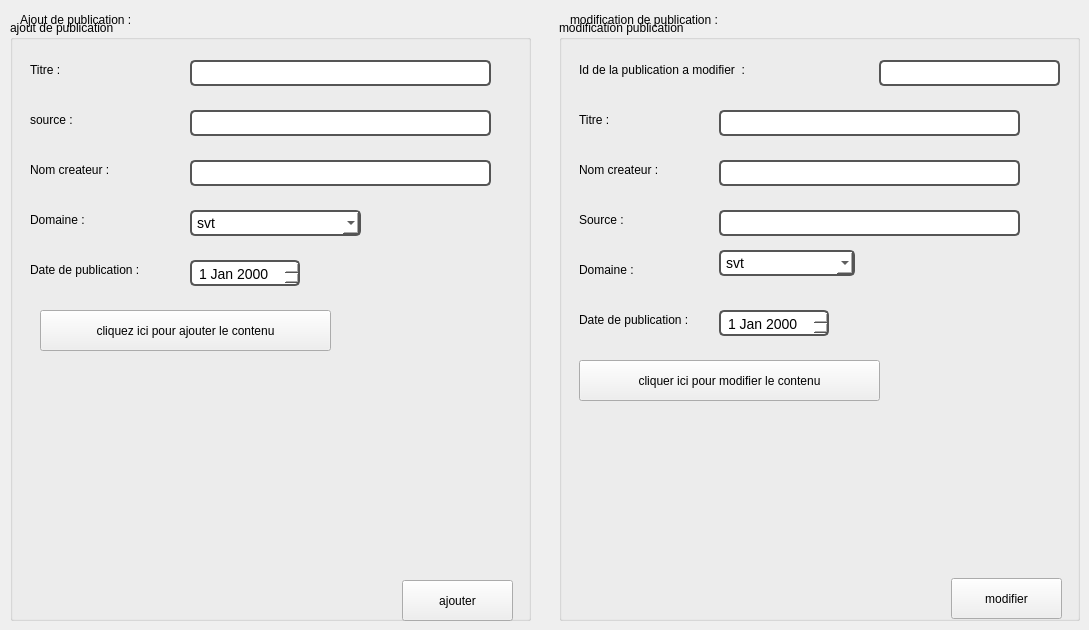
    <widget class="QWidget" name="tab_2">
     <attribute name="title">
      <string>Modification et ajout</string>
     </attribute>
     <widget class="QLabel" name="label_2">
      <property name="geometry">
       <rect>
        <x>20</x>
        <y>100</y>
        <width>63</width>
        <height>20</height>
       </rect>
      </property>
      <property name="text">
       <string/>
      </property>
     </widget>
     <widget class="QGroupBox" name="groupBox_9">
      <property name="geometry">
       <rect>
        <x>10</x>
        <y>20</y>
        <width>521</width>
        <height>601</height>
       </rect>
      </property>
      <property name="title">
       <string>ajout de publication</string>
      </property>
      <widget class="QLineEdit" name="lineEdit_9">
       <property name="geometry">
        <rect>
         <x>180</x>
         <y>40</y>
         <width>301</width>
         <height>26</height>
        </rect>
       </property>
       <property name="styleSheet">
        <string notr="true">QLineEdit {
    color: black;
    background-color: white;
    border: 2px solid #555;
    border-radius: 5px;
    padding: 5px;
    font-size: 14px;
}

</string>
       </property>
      </widget>
      <widget class="QLineEdit" name="lineEdit_10">
       <property name="geometry">
        <rect>
         <x>180</x>
         <y>90</y>
         <width>301</width>
         <height>26</height>
        </rect>
       </property>
       <property name="styleSheet">
        <string notr="true">QLineEdit {
    color: black;
    background-color: white;
    border: 2px solid #555;
    border-radius: 5px;
    padding: 5px;
    font-size: 14px;
}
</string>
       </property>
      </widget>
      <widget class="QLineEdit" name="lineEdit_11">
       <property name="geometry">
        <rect>
         <x>180</x>
         <y>140</y>
         <width>301</width>
         <height>26</height>
        </rect>
       </property>
       <property name="styleSheet">
        <string notr="true">QLineEdit {
    color: black;
    background-color: white;
    border: 2px solid #555;
    border-radius: 5px;
    padding: 5px;
    font-size: 14px;
}
</string>
       </property>
      </widget>
      <widget class="QComboBox" name="comboBox_3">
       <property name="geometry">
        <rect>
         <x>180</x>
         <y>190</y>
         <width>171</width>
         <height>26</height>
        </rect>
       </property>
       <property name="styleSheet">
        <string notr="true">QComboBox {
    color: black;
    background-color: white;
    border: 2px solid #555;
    border-radius: 5px;
    padding: 5px;
    font-size: 14px;
}

QComboBox QAbstractItemView {
    background-color: white;
    color: black;
    selection-background-color: #0078d7;
    selection-color: white;
}
</string>
       </property>
       <item>
        <property name="text">
         <string>svt</string>
        </property>
       </item>
      </widget>
      <widget class="QDateEdit" name="dateEdit_3">
       <property name="geometry">
        <rect>
         <x>180</x>
         <y>240</y>
         <width>110</width>
         <height>26</height>
        </rect>
       </property>
       <property name="styleSheet">
        <string notr="true">QDateEdit {
    color: black;
    background-color: white;
    border: 2px solid #555;
    border-radius: 5px;
    padding: 5px;
    font-size: 14px;
}

QDateEdit::drop-down {
    subcontrol-origin: padding;
    subcontrol-position: top right;
    width: 20px;
    border-left: 1px solid #555;
}

QDateEdit QAbstractItemView {
    background-color: white;
    color: black;
    selection-background-color: #0078d7;
    selection-color: white;
}
</string>
       </property>
      </widget>
      <widget class="QPushButton" name="pushButton_9">
       <property name="geometry">
        <rect>
         <x>30</x>
         <y>290</y>
         <width>291</width>
         <height>41</height>
        </rect>
       </property>
       <property name="text">
        <string>cliquez ici pour ajouter le contenu</string>
       </property>
      </widget>
      <widget class="QPushButton" name="pushButton_10">
       <property name="geometry">
        <rect>
         <x>392</x>
         <y>560</y>
         <width>111</width>
         <height>41</height>
        </rect>
       </property>
       <property name="text">
        <string>ajouter</string>
       </property>
      </widget>
      <widget class="QLabel" name="label_10">
       <property name="geometry">
        <rect>
         <x>20</x>
         <y>40</y>
         <width>63</width>
         <height>20</height>
        </rect>
       </property>
       <property name="text">
        <string>Titre :</string>
       </property>
      </widget>
      <widget class="QLabel" name="label_11">
       <property name="geometry">
        <rect>
         <x>20</x>
         <y>90</y>
         <width>63</width>
         <height>20</height>
        </rect>
       </property>
       <property name="text">
        <string>source :</string>
       </property>
      </widget>
      <widget class="QLabel" name="label_12">
       <property name="geometry">
        <rect>
         <x>20</x>
         <y>190</y>
         <width>71</width>
         <height>20</height>
        </rect>
       </property>
       <property name="text">
        <string>Domaine :</string>
       </property>
      </widget>
      <widget class="QLabel" name="label_13">
       <property name="geometry">
        <rect>
         <x>20</x>
         <y>140</y>
         <width>111</width>
         <height>20</height>
        </rect>
       </property>
       <property name="text">
        <string>Nom createur :</string>
       </property>
      </widget>
      <widget class="QLabel" name="label_14">
       <property name="geometry">
        <rect>
         <x>20</x>
         <y>240</y>
         <width>151</width>
         <height>20</height>
        </rect>
       </property>
       <property name="text">
        <string>Date de publication :</string>
       </property>
      </widget>
     </widget>
     <widget class="QGroupBox" name="groupBox_10">
      <property name="geometry">
       <rect>
        <x>559</x>
        <y>20</y>
        <width>521</width>
        <height>601</height>
       </rect>
      </property>
      <property name="title">
       <string>modification publication</string>
      </property>
      <widget class="QLabel" name="label_15">
       <property name="geometry">
        <rect>
         <x>20</x>
         <y>40</y>
         <width>221</width>
         <height>20</height>
        </rect>
       </property>
       <property name="text">
        <string>Id de la publication a modifier  :</string>
       </property>
      </widget>
      <widget class="QLabel" name="label_16">
       <property name="geometry">
        <rect>
         <x>20</x>
         <y>90</y>
         <width>63</width>
         <height>20</height>
        </rect>
       </property>
       <property name="text">
        <string>Titre :</string>
       </property>
      </widget>
      <widget class="QLabel" name="label_17">
       <property name="geometry">
        <rect>
         <x>20</x>
         <y>140</y>
         <width>101</width>
         <height>20</height>
        </rect>
       </property>
       <property name="text">
        <string>Nom createur :</string>
       </property>
      </widget>
      <widget class="QLabel" name="label_18">
       <property name="geometry">
        <rect>
         <x>20</x>
         <y>190</y>
         <width>63</width>
         <height>20</height>
        </rect>
       </property>
       <property name="text">
        <string>Source :</string>
       </property>
      </widget>
      <widget class="QLabel" name="label_19">
       <property name="geometry">
        <rect>
         <x>20</x>
         <y>240</y>
         <width>81</width>
         <height>20</height>
        </rect>
       </property>
       <property name="text">
        <string>Domaine :</string>
       </property>
      </widget>
      <widget class="QLabel" name="label_20">
       <property name="geometry">
        <rect>
         <x>20</x>
         <y>290</y>
         <width>141</width>
         <height>20</height>
        </rect>
       </property>
       <property name="text">
        <string>Date de publication :</string>
       </property>
      </widget>
      <widget class="QPushButton" name="pushButton_11">
       <property name="geometry">
        <rect>
         <x>20</x>
         <y>340</y>
         <width>301</width>
         <height>41</height>
        </rect>
       </property>
       <property name="text">
        <string>cliquer ici pour modifier le contenu</string>
       </property>
      </widget>
      <widget class="QPushButton" name="pushButton_12">
       <property name="geometry">
        <rect>
         <x>392</x>
         <y>558</y>
         <width>111</width>
         <height>41</height>
        </rect>
       </property>
       <property name="text">
        <string>modifier</string>
       </property>
      </widget>
      <widget class="QLineEdit" name="lineEdit_12">
       <property name="geometry">
        <rect>
         <x>160</x>
         <y>90</y>
         <width>301</width>
         <height>26</height>
        </rect>
       </property>
       <property name="styleSheet">
        <string notr="true">QLineEdit {
    color: black;
    background-color: white;
    border: 2px solid #555;
    border-radius: 5px;
    padding: 5px;
    font-size: 14px;
}
</string>
       </property>
      </widget>
      <widget class="QLineEdit" name="lineEdit_13">
       <property name="geometry">
        <rect>
         <x>320</x>
         <y>40</y>
         <width>181</width>
         <height>26</height>
        </rect>
       </property>
       <property name="styleSheet">
        <string notr="true">QLineEdit {
    color: black;
    background-color: white;
    border: 2px solid #555;
    border-radius: 5px;
    padding: 5px;
    font-size: 14px;
}
</string>
       </property>
      </widget>
      <widget class="QLineEdit" name="lineEdit_14">
       <property name="geometry">
        <rect>
         <x>160</x>
         <y>140</y>
         <width>301</width>
         <height>26</height>
        </rect>
       </property>
       <property name="styleSheet">
        <string notr="true">QLineEdit {
    color: black;
    background-color: white;
    border: 2px solid #555;
    border-radius: 5px;
    padding: 5px;
    font-size: 14px;
}
</string>
       </property>
      </widget>
      <widget class="QLineEdit" name="lineEdit_15">
       <property name="geometry">
        <rect>
         <x>160</x>
         <y>190</y>
         <width>301</width>
         <height>26</height>
        </rect>
       </property>
       <property name="styleSheet">
        <string notr="true">QLineEdit {
    color: black;
    background-color: white;
    border: 2px solid #555;
    border-radius: 5px;
    padding: 5px;
    font-size: 14px;
}
</string>
       </property>
      </widget>
      <widget class="QComboBox" name="comboBox_4">
       <property name="geometry">
        <rect>
         <x>160</x>
         <y>230</y>
         <width>136</width>
         <height>26</height>
        </rect>
       </property>
       <property name="styleSheet">
        <string notr="true">QComboBox {
    color: black;
    background-color: white;
    border: 2px solid #555;
    border-radius: 5px;
    padding: 5px;
    font-size: 14px;
}

QComboBox QAbstractItemView {
    background-color: white;
    color: black;
    selection-background-color: #0078d7;
    selection-color: white;
}
</string>
       </property>
       <item>
        <property name="text">
         <string>svt</string>
        </property>
       </item>
      </widget>
      <widget class="QDateEdit" name="dateEdit_4">
       <property name="geometry">
        <rect>
         <x>160</x>
         <y>290</y>
         <width>110</width>
         <height>26</height>
        </rect>
       </property>
       <property name="styleSheet">
        <string notr="true">QDateEdit {
    color: black;
    background-color: white;
    border: 2px solid #555;
    border-radius: 5px;
    padding: 5px;
    font-size: 14px;
}

QDateEdit::drop-down {
    subcontrol-origin: padding;
    subcontrol-position: top right;
    width: 20px;
    border-left: 1px solid #555;
}

QDateEdit QAbstractItemView {
    background-color: white;
    color: black;
    selection-background-color: #0078d7;
    selection-color: white;
}
</string>
       </property>
      </widget>
     </widget>
     <widget class="QLabel" name="label_3">
      <property name="geometry">
       <rect>
        <x>20</x>
        <y>10</y>
        <width>171</width>
        <height>20</height>
       </rect>
      </property>
      <property name="styleSheet">
       <string notr="true">font: 900 9pt &quot;Segoe UI&quot;;</string>
      </property>
      <property name="text">
       <string>Ajout de publication :</string>
      </property>
     </widget>
     <widget class="QLabel" name="label_4">
      <property name="geometry">
       <rect>
        <x>570</x>
        <y>10</y>
        <width>221</width>
        <height>20</height>
       </rect>
      </property>
      <property name="styleSheet">
       <string notr="true">font: 900 9pt &quot;Segoe UI&quot;;</string>
      </property>
      <property name="text">
       <string>modification de publication :</string>
      </property>
     </widget>
    </widget>
